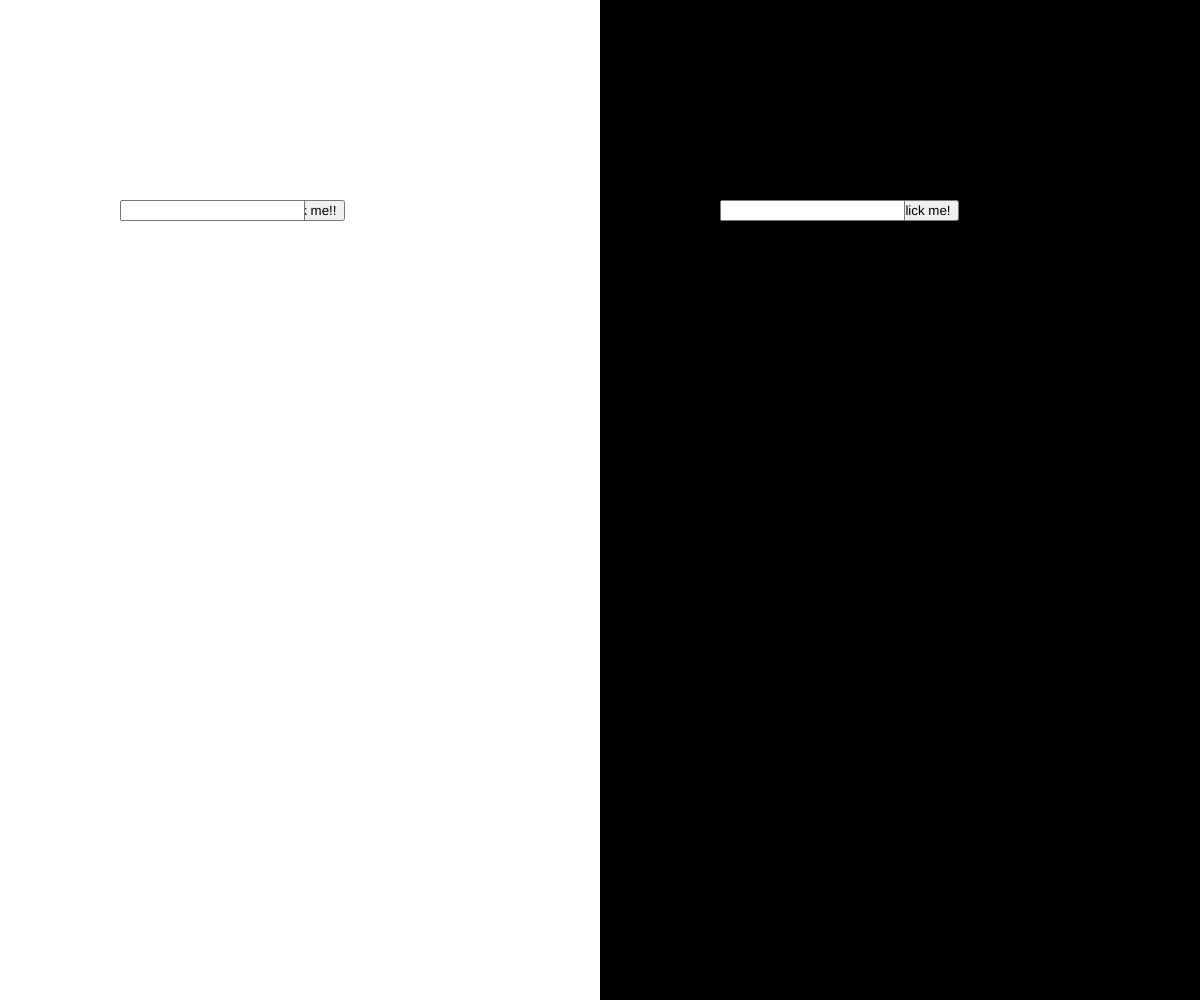
Frame 1 (no input)
Frame 60 (no input): identical to frame 1, image omitted
Frame 120 (the mouse pressed at the canvas centre since frame 60): identical to frame 1, image omitted

The p5.js sketch that drew this single still picture (run headless with seeded random() and noise() and a simulated clock; from frame 60 on, the mouse is pressed at the canvas centre):

// p5.js sketch
// ── sketch.js
//  Randomly draw text inputs on the page, increase the size of text based on how many times input values have been added. 

let button1; // create a button
let button2; // create a button

let input1; // create an input
let input2; // create an input

function setup() {

  createCanvas(windowWidth, windowHeight); // canvas the size of the window
  
  noStroke(); // remove stroke
  fill(0); // make a black rectangle half of the canvas
  rect(windowWidth/2,0, windowWidth/2, windowHeight);
  
  fill(255); // make a white rectangle half the canvas
  rect(0,0, windowWidth/2, windowHeight);
  
  button1 = createButton("Click me!!"); // create a button and give it a label
  button2 = createButton("No click me!");  // create a button and give it a label
  input1 = createInput(); // create an input
  input2 = createInput(); // create an input
  
  input1.position(windowWidth*0.1, 200); // position the input on the left hand side
  button1.position(input1.x + 150, 200); // position the button beside the input

  input2.position(windowWidth*0.6, 200); // position the input on the right hand side
  button2.position(input2.x + 150, 200); // position the button beside the input 

  button1.mousePressed(appendValue1); // call function resetCounter when the button1 is pressed
  button2.mousePressed(appendValue2); // call function resetCounter when the button2 is pressed

}

function draw() {
   
}

function appendValue1() {

  fill(255,0,0); // text is red
  
  append(array1, input1.value()); // add the input value to the array

  console.log("Left side: " +  array1); // log the array

  textSize(array1.length * 2); // change the size of the text by how many submissions have been made
  text(input1.value(), random(0, (width/2) - 100), random(0, windowHeight)); // randomly place the text on the left side of the canvas

  input1.value(''); // clear the input values
  
}

function appendValue2() {

  fill(0,0,255); // text is blue

  append(array2, input2.value()); // add the input value to the array

  console.log("Right side: " +  array2); // log the array

  textSize(array2.length * 2); // increase the size of text based on how many submissions have been made
  text(input2.value(), random((width/2)+100,windowWidth), random(0, windowHeight)); // randomly place the text on the right side of the canvas

  input2.value(''); // clear the values

}
